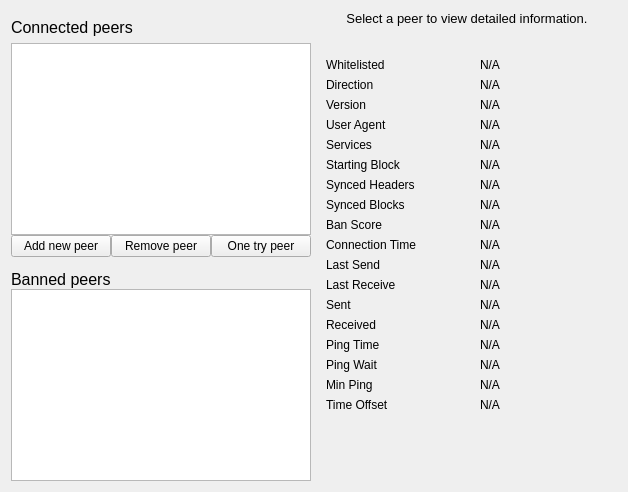
     <widget class="QWidget" name="tab_peers">
      <attribute name="icon">
       <iconset resource="../avian.qrc">
        <normaloff>:/icons/connect_1</normaloff>:/icons/connect_1</iconset>
      </attribute>
      <attribute name="title">
       <string>&amp;Peers</string>
      </attribute>
      <layout class="QGridLayout" name="gridLayout_2">
       <item row="0" column="0" rowspan="2">
        <layout class="QVBoxLayout" name="verticalLayout_101">
         <property name="spacing">
          <number>0</number>
         </property>
         <item>
          <widget class="QLabel" name="peerlistHeading">
           <property name="minimumSize">
            <size>
             <width>300</width>
             <height>32</height>
            </size>
           </property>
           <property name="maximumSize">
            <size>
             <width>16777215</width>
             <height>32</height>
            </size>
           </property>
           <property name="font">
            <font>
             <pointsize>12</pointsize>
            </font>
           </property>
           <property name="cursor">
            <cursorShape>IBeamCursor</cursorShape>
           </property>
           <property name="text">
            <string>Connected peers</string>
           </property>
          </widget>
         </item>
         <item>
          <widget class="QTableView" name="peerWidget">
           <property name="horizontalScrollBarPolicy">
            <enum>Qt::ScrollBarAsNeeded</enum>
           </property>
           <property name="tabKeyNavigation">
            <bool>false</bool>
           </property>
           <property name="sortingEnabled">
            <bool>true</bool>
           </property>
           <attribute name="horizontalHeaderHighlightSections">
            <bool>false</bool>
           </attribute>
          </widget>
         </item>
         <item>
          <layout class="QHBoxLayout" name="horizontalLayout_6">
           <property name="leftMargin">
            <number>0</number>
           </property>
           <property name="topMargin">
            <number>0</number>
           </property>
           <item>
            <widget class="QPushButton" name="peerAdd">
             <property name="cursor">
              <cursorShape>PointingHandCursor</cursorShape>
             </property>
             <property name="text">
              <string>Add new peer</string>
             </property>
             <property name="icon">
              <iconset resource="../avian.qrc">
               <normaloff>:/icons/add</normaloff>:/icons/add</iconset>
             </property>
            </widget>
           </item>
           <item>
            <widget class="QPushButton" name="peerRemove">
             <property name="cursor">
              <cursorShape>PointingHandCursor</cursorShape>
             </property>
             <property name="text">
              <string>Remove peer</string>
             </property>
             <property name="icon">
              <iconset resource="../avian.qrc">
               <normaloff>:/icons/quit</normaloff>:/icons/quit</iconset>
             </property>
            </widget>
           </item>
           <item>
            <widget class="QPushButton" name="peerTest">
             <property name="cursor">
              <cursorShape>PointingHandCursor</cursorShape>
             </property>
             <property name="text">
              <string>One try peer</string>
             </property>
             <property name="icon">
              <iconset resource="../avian.qrc">
               <normaloff>:/icons/prompticon</normaloff>:/icons/prompticon</iconset>
             </property>
            </widget>
           </item>
          </layout>
         </item>
         <item>
          <widget class="QLabel" name="banHeading">
           <property name="sizePolicy">
            <sizepolicy hsizetype="Preferred" vsizetype="Minimum">
             <horstretch>0</horstretch>
             <verstretch>0</verstretch>
            </sizepolicy>
           </property>
           <property name="minimumSize">
            <size>
             <width>300</width>
             <height>32</height>
            </size>
           </property>
           <property name="maximumSize">
            <size>
             <width>16777215</width>
             <height>32</height>
            </size>
           </property>
           <property name="font">
            <font>
             <pointsize>12</pointsize>
            </font>
           </property>
           <property name="cursor">
            <cursorShape>IBeamCursor</cursorShape>
           </property>
           <property name="text">
            <string>Banned peers</string>
           </property>
           <property name="alignment">
            <set>Qt::AlignBottom|Qt::AlignLeading|Qt::AlignLeft</set>
           </property>
           <property name="wordWrap">
            <bool>true</bool>
           </property>
           <property name="textInteractionFlags">
            <set>Qt::NoTextInteraction</set>
           </property>
          </widget>
         </item>
         <item>
          <widget class="QTableView" name="banlistWidget">
           <property name="sizePolicy">
            <sizepolicy hsizetype="Expanding" vsizetype="Expanding">
             <horstretch>0</horstretch>
             <verstretch>0</verstretch>
            </sizepolicy>
           </property>
           <property name="horizontalScrollBarPolicy">
            <enum>Qt::ScrollBarAsNeeded</enum>
           </property>
           <property name="tabKeyNavigation">
            <bool>false</bool>
           </property>
           <property name="sortingEnabled">
            <bool>true</bool>
           </property>
           <attribute name="horizontalHeaderHighlightSections">
            <bool>false</bool>
           </attribute>
          </widget>
         </item>
        </layout>
       </item>
       <item row="0" column="1">
        <widget class="QLabel" name="peerHeading">
         <property name="sizePolicy">
          <sizepolicy hsizetype="Preferred" vsizetype="Minimum">
           <horstretch>0</horstretch>
           <verstretch>0</verstretch>
          </sizepolicy>
         </property>
         <property name="minimumSize">
          <size>
           <width>300</width>
           <height>32</height>
          </size>
         </property>
         <property name="font">
          <font>
           <pointsize>10</pointsize>
          </font>
         </property>
         <property name="cursor">
          <cursorShape>IBeamCursor</cursorShape>
         </property>
         <property name="text">
          <string>Select a peer to view detailed information.</string>
         </property>
         <property name="alignment">
          <set>Qt::AlignHCenter|Qt::AlignTop</set>
         </property>
         <property name="wordWrap">
          <bool>true</bool>
         </property>
         <property name="textInteractionFlags">
          <set>Qt::LinksAccessibleByMouse|Qt::TextSelectableByKeyboard|Qt::TextSelectableByMouse</set>
         </property>
        </widget>
       </item>
       <item row="1" column="1">
        <widget class="QWidget" name="detailWidget" native="true">
         <property name="minimumSize">
          <size>
           <width>300</width>
           <height>0</height>
          </size>
         </property>
         <layout class="QGridLayout" name="gridLayout_3">
          <item row="0" column="0">
           <widget class="QLabel" name="label_30">
            <property name="text">
             <string>Whitelisted</string>
            </property>
           </widget>
          </item>
          <item row="0" column="2">
           <widget class="QLabel" name="peerWhitelisted">
            <property name="cursor">
             <cursorShape>IBeamCursor</cursorShape>
            </property>
            <property name="text">
             <string>N/A</string>
            </property>
            <property name="textFormat">
             <enum>Qt::PlainText</enum>
            </property>
            <property name="textInteractionFlags">
             <set>Qt::LinksAccessibleByMouse|Qt::TextSelectableByKeyboard|Qt::TextSelectableByMouse</set>
            </property>
           </widget>
          </item>
          <item row="1" column="0">
           <widget class="QLabel" name="label_23">
            <property name="text">
             <string>Direction</string>
            </property>
           </widget>
          </item>
          <item row="1" column="2">
           <widget class="QLabel" name="peerDirection">
            <property name="cursor">
             <cursorShape>IBeamCursor</cursorShape>
            </property>
            <property name="text">
             <string>N/A</string>
            </property>
            <property name="textFormat">
             <enum>Qt::PlainText</enum>
            </property>
            <property name="textInteractionFlags">
             <set>Qt::LinksAccessibleByMouse|Qt::TextSelectableByKeyboard|Qt::TextSelectableByMouse</set>
            </property>
           </widget>
          </item>
          <item row="2" column="0">
           <widget class="QLabel" name="label_21">
            <property name="text">
             <string>Version</string>
            </property>
           </widget>
          </item>
          <item row="2" column="2">
           <widget class="QLabel" name="peerVersion">
            <property name="cursor">
             <cursorShape>IBeamCursor</cursorShape>
            </property>
            <property name="text">
             <string>N/A</string>
            </property>
            <property name="textFormat">
             <enum>Qt::PlainText</enum>
            </property>
            <property name="textInteractionFlags">
             <set>Qt::LinksAccessibleByMouse|Qt::TextSelectableByKeyboard|Qt::TextSelectableByMouse</set>
            </property>
           </widget>
          </item>
          <item row="3" column="0">
           <widget class="QLabel" name="label_28">
            <property name="text">
             <string>User Agent</string>
            </property>
           </widget>
          </item>
          <item row="3" column="2">
           <widget class="QLabel" name="peerSubversion">
            <property name="cursor">
             <cursorShape>IBeamCursor</cursorShape>
            </property>
            <property name="text">
             <string>N/A</string>
            </property>
            <property name="textFormat">
             <enum>Qt::PlainText</enum>
            </property>
            <property name="textInteractionFlags">
             <set>Qt::LinksAccessibleByMouse|Qt::TextSelectableByKeyboard|Qt::TextSelectableByMouse</set>
            </property>
           </widget>
          </item>
          <item row="4" column="0">
           <widget class="QLabel" name="label_4">
            <property name="text">
             <string>Services</string>
            </property>
           </widget>
          </item>
          <item row="4" column="2">
           <widget class="QLabel" name="peerServices">
            <property name="cursor">
             <cursorShape>IBeamCursor</cursorShape>
            </property>
            <property name="text">
             <string>N/A</string>
            </property>
            <property name="textFormat">
             <enum>Qt::PlainText</enum>
            </property>
            <property name="textInteractionFlags">
             <set>Qt::LinksAccessibleByMouse|Qt::TextSelectableByKeyboard|Qt::TextSelectableByMouse</set>
            </property>
           </widget>
          </item>
          <item row="5" column="0">
           <widget class="QLabel" name="label_29">
            <property name="text">
             <string>Starting Block</string>
            </property>
           </widget>
          </item>
          <item row="5" column="2">
           <widget class="QLabel" name="peerHeight">
            <property name="cursor">
             <cursorShape>IBeamCursor</cursorShape>
            </property>
            <property name="text">
             <string>N/A</string>
            </property>
            <property name="textFormat">
             <enum>Qt::PlainText</enum>
            </property>
            <property name="textInteractionFlags">
             <set>Qt::LinksAccessibleByMouse|Qt::TextSelectableByKeyboard|Qt::TextSelectableByMouse</set>
            </property>
           </widget>
          </item>
          <item row="6" column="0">
           <widget class="QLabel" name="label_27">
            <property name="text">
             <string>Synced Headers</string>
            </property>
           </widget>
          </item>
          <item row="6" column="2">
           <widget class="QLabel" name="peerSyncHeight">
            <property name="cursor">
             <cursorShape>IBeamCursor</cursorShape>
            </property>
            <property name="text">
             <string>N/A</string>
            </property>
            <property name="textFormat">
             <enum>Qt::PlainText</enum>
            </property>
            <property name="textInteractionFlags">
             <set>Qt::LinksAccessibleByMouse|Qt::TextSelectableByKeyboard|Qt::TextSelectableByMouse</set>
            </property>
           </widget>
          </item>
          <item row="7" column="0">
           <widget class="QLabel" name="label_25">
            <property name="text">
             <string>Synced Blocks</string>
            </property>
           </widget>
          </item>
          <item row="7" column="2">
           <widget class="QLabel" name="peerCommonHeight">
            <property name="cursor">
             <cursorShape>IBeamCursor</cursorShape>
            </property>
            <property name="text">
             <string>N/A</string>
            </property>
            <property name="textFormat">
             <enum>Qt::PlainText</enum>
            </property>
            <property name="textInteractionFlags">
             <set>Qt::LinksAccessibleByMouse|Qt::TextSelectableByKeyboard|Qt::TextSelectableByMouse</set>
            </property>
           </widget>
          </item>
          <item row="8" column="0">
           <widget class="QLabel" name="label_24">
            <property name="text">
             <string>Ban Score</string>
            </property>
           </widget>
          </item>
          <item row="8" column="2">
           <widget class="QLabel" name="peerBanScore">
            <property name="cursor">
             <cursorShape>IBeamCursor</cursorShape>
            </property>
            <property name="text">
             <string>N/A</string>
            </property>
            <property name="textFormat">
             <enum>Qt::PlainText</enum>
            </property>
            <property name="textInteractionFlags">
             <set>Qt::LinksAccessibleByMouse|Qt::TextSelectableByKeyboard|Qt::TextSelectableByMouse</set>
            </property>
           </widget>
          </item>
          <item row="9" column="0">
           <widget class="QLabel" name="label_22">
            <property name="text">
             <string>Connection Time</string>
            </property>
           </widget>
          </item>
          <item row="9" column="2">
           <widget class="QLabel" name="peerConnTime">
            <property name="cursor">
             <cursorShape>IBeamCursor</cursorShape>
            </property>
            <property name="text">
             <string>N/A</string>
            </property>
            <property name="textFormat">
             <enum>Qt::PlainText</enum>
            </property>
            <property name="textInteractionFlags">
             <set>Qt::LinksAccessibleByMouse|Qt::TextSelectableByKeyboard|Qt::TextSelectableByMouse</set>
            </property>
           </widget>
          </item>
          <item row="10" column="0">
           <widget class="QLabel" name="label_15">
            <property name="text">
             <string>Last Send</string>
            </property>
           </widget>
          </item>
          <item row="10" column="2">
           <widget class="QLabel" name="peerLastSend">
            <property name="cursor">
             <cursorShape>IBeamCursor</cursorShape>
            </property>
            <property name="text">
             <string>N/A</string>
            </property>
            <property name="textFormat">
             <enum>Qt::PlainText</enum>
            </property>
            <property name="textInteractionFlags">
             <set>Qt::LinksAccessibleByMouse|Qt::TextSelectableByKeyboard|Qt::TextSelectableByMouse</set>
            </property>
           </widget>
          </item>
          <item row="11" column="0">
           <widget class="QLabel" name="label_19">
            <property name="text">
             <string>Last Receive</string>
            </property>
           </widget>
          </item>
          <item row="11" column="2">
           <widget class="QLabel" name="peerLastRecv">
            <property name="cursor">
             <cursorShape>IBeamCursor</cursorShape>
            </property>
            <property name="text">
             <string>N/A</string>
            </property>
            <property name="textFormat">
             <enum>Qt::PlainText</enum>
            </property>
            <property name="textInteractionFlags">
             <set>Qt::LinksAccessibleByMouse|Qt::TextSelectableByKeyboard|Qt::TextSelectableByMouse</set>
            </property>
           </widget>
          </item>
          <item row="12" column="0">
           <widget class="QLabel" name="label_18">
            <property name="text">
             <string>Sent</string>
            </property>
           </widget>
          </item>
          <item row="12" column="2">
           <widget class="QLabel" name="peerBytesSent">
            <property name="cursor">
             <cursorShape>IBeamCursor</cursorShape>
            </property>
            <property name="text">
             <string>N/A</string>
            </property>
            <property name="textFormat">
             <enum>Qt::PlainText</enum>
            </property>
            <property name="textInteractionFlags">
             <set>Qt::LinksAccessibleByMouse|Qt::TextSelectableByKeyboard|Qt::TextSelectableByMouse</set>
            </property>
           </widget>
          </item>
          <item row="13" column="0">
           <widget class="QLabel" name="label_20">
            <property name="text">
             <string>Received</string>
            </property>
           </widget>
          </item>
          <item row="13" column="2">
           <widget class="QLabel" name="peerBytesRecv">
            <property name="cursor">
             <cursorShape>IBeamCursor</cursorShape>
            </property>
            <property name="text">
             <string>N/A</string>
            </property>
            <property name="textFormat">
             <enum>Qt::PlainText</enum>
            </property>
            <property name="textInteractionFlags">
             <set>Qt::LinksAccessibleByMouse|Qt::TextSelectableByKeyboard|Qt::TextSelectableByMouse</set>
            </property>
           </widget>
          </item>
          <item row="14" column="0">
           <widget class="QLabel" name="label_26">
            <property name="text">
             <string>Ping Time</string>
            </property>
           </widget>
          </item>
          <item row="14" column="2">
           <widget class="QLabel" name="peerPingTime">
            <property name="cursor">
             <cursorShape>IBeamCursor</cursorShape>
            </property>
            <property name="text">
             <string>N/A</string>
            </property>
            <property name="textFormat">
             <enum>Qt::PlainText</enum>
            </property>
            <property name="textInteractionFlags">
             <set>Qt::LinksAccessibleByMouse|Qt::TextSelectableByKeyboard|Qt::TextSelectableByMouse</set>
            </property>
           </widget>
          </item>
          <item row="15" column="0">
           <widget class="QLabel" name="peerPingWaitLabel">
            <property name="toolTip">
             <string>The duration of a currently outstanding ping.</string>
            </property>
            <property name="text">
             <string>Ping Wait</string>
            </property>
           </widget>
          </item>
          <item row="15" column="2">
           <widget class="QLabel" name="peerPingWait">
            <property name="cursor">
             <cursorShape>IBeamCursor</cursorShape>
            </property>
            <property name="text">
             <string>N/A</string>
            </property>
            <property name="textFormat">
             <enum>Qt::PlainText</enum>
            </property>
            <property name="textInteractionFlags">
             <set>Qt::LinksAccessibleByMouse|Qt::TextSelectableByKeyboard|Qt::TextSelectableByMouse</set>
            </property>
           </widget>
          </item>
          <item row="16" column="0">
           <widget class="QLabel" name="peerMinPingLabel">
            <property name="text">
             <string>Min Ping</string>
            </property>
           </widget>
          </item>
          <item row="16" column="2">
           <widget class="QLabel" name="peerMinPing">
            <property name="cursor">
             <cursorShape>IBeamCursor</cursorShape>
            </property>
            <property name="text">
             <string>N/A</string>
            </property>
            <property name="textFormat">
             <enum>Qt::PlainText</enum>
            </property>
            <property name="textInteractionFlags">
             <set>Qt::LinksAccessibleByMouse|Qt::TextSelectableByKeyboard|Qt::TextSelectableByMouse</set>
            </property>
           </widget>
          </item>
          <item row="17" column="0">
           <widget class="QLabel" name="label_timeoffset">
            <property name="text">
             <string>Time Offset</string>
            </property>
           </widget>
          </item>
          <item row="17" column="2">
           <widget class="QLabel" name="timeoffset">
            <property name="cursor">
             <cursorShape>IBeamCursor</cursorShape>
            </property>
            <property name="text">
             <string>N/A</string>
            </property>
            <property name="textFormat">
             <enum>Qt::PlainText</enum>
            </property>
            <property name="textInteractionFlags">
             <set>Qt::LinksAccessibleByMouse|Qt::TextSelectableByKeyboard|Qt::TextSelectableByMouse</set>
            </property>
           </widget>
          </item>
          <item row="18" column="1">
           <spacer name="verticalSpacer_3">
            <property name="orientation">
             <enum>Qt::Vertical</enum>
            </property>
            <property name="sizeHint" stdset="0">
             <size>
              <width>20</width>
              <height>40</height>
             </size>
            </property>
           </spacer>
          </item>
         </layout>
        </widget>
       </item>
      </layout>
     </widget>
